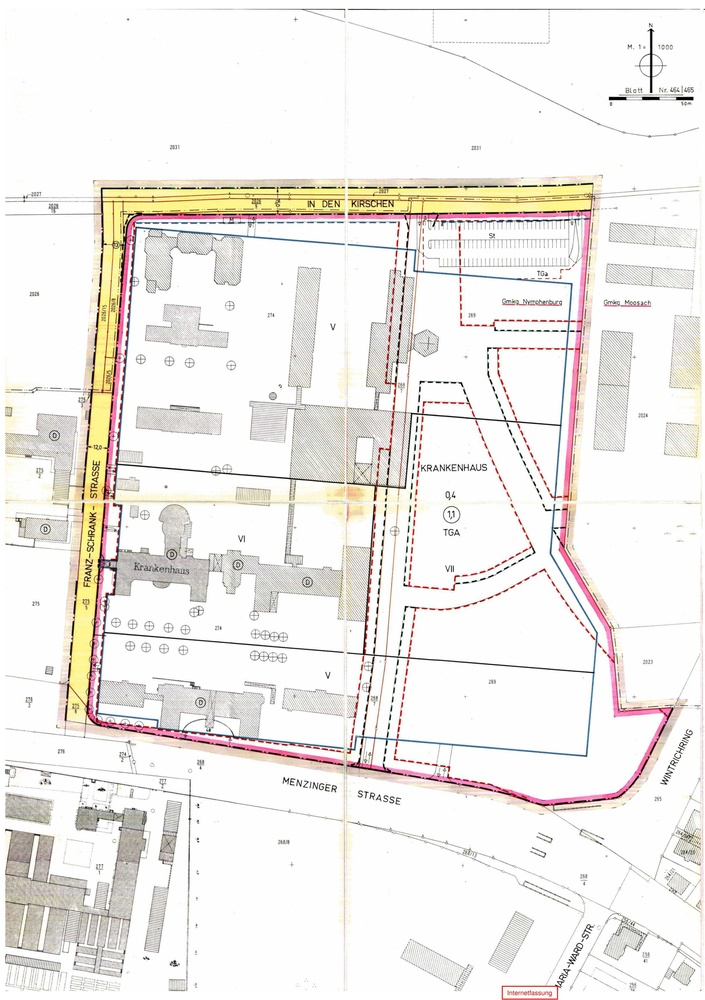
%> input picture plan.jpg, 705 x 1000 px, shrunk from 3300 x 4678 before the run
$ octave imbinarizeAndCompare.m   (GNU Octave 9; MATLAB toolbox functions it lacks are replaced by stand-ins)
%> lines starting %> are read from the running program, lines starting %| are printed output that depends on the picture; in (x1, y1, x2, y2) boxes, pixels count from 0 and x2, y2 are one past the last pixel; in counts of white or black regions, pixels touching at a corner belong together; the program's own positions count from 1
I = imread('plan.jpg');
%> I is the input picture: size 1000x705x3 uint8; mean R, G, B 240.6, 237.3, 233.6
I = rgb2gray(I);
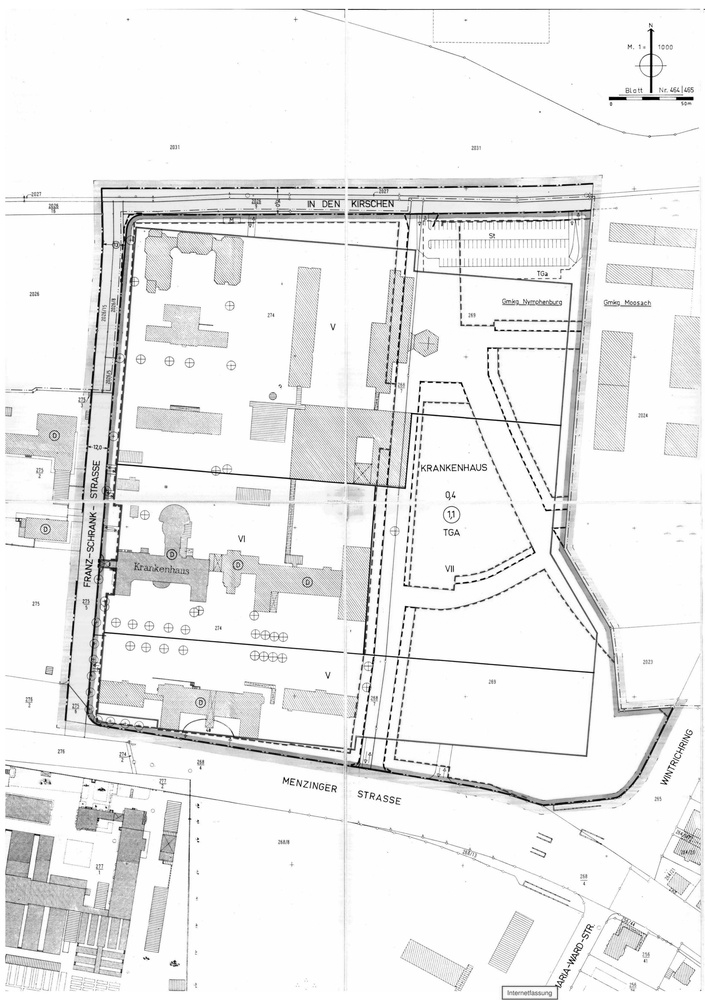
%> I: size 1000x705 uint8; min 0, max 255, mean 237.9
BW = imbinarize(I);
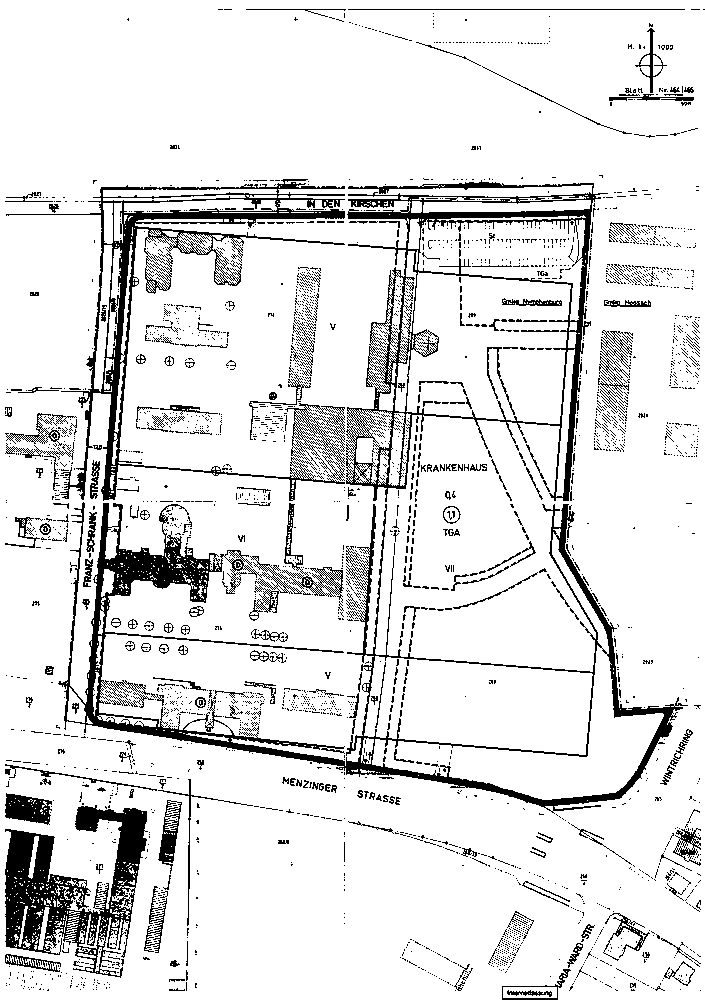
%> BW: size 1000x705 logical; 88.4% white; 2795 black regions (2562 under 20 px), largest, box (x1, y1, x2, y2) and area: (58, 502, 688, 814) 20267, (346, 180, 608, 502) 11890, (6, 179, 345, 501) 11286

figure;
imshowpair(I, BW, 'montage');
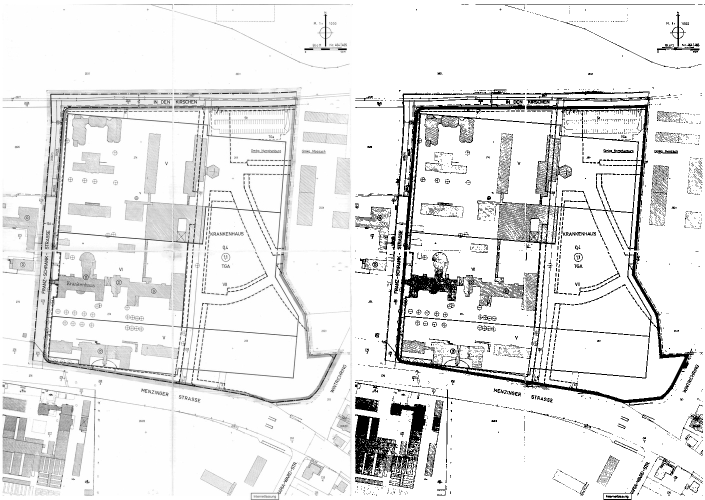
%> displayed picture: size 1000x1410, on the screen's scale of 0 to 255 (shown at 1/2 size); min 0, max 255, mean 231.6

$ run again, with circles.png saved as plan.jpg
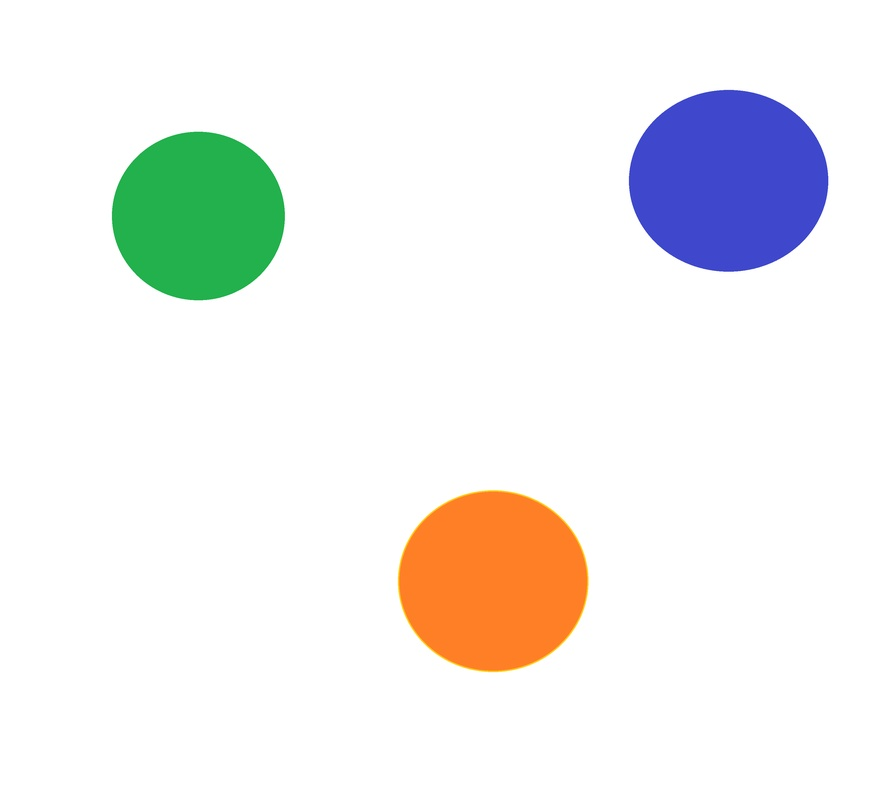
%> input picture circles.png, 891 x 792 px, shrunk from 3240 x 2880 before the run
%> I is the input picture: size 792x891x3 uint8; mean R, G, B 240.1, 240.2, 238.7
%> I: size 792x891 uint8
%> `BW = imbinarize(I);`:
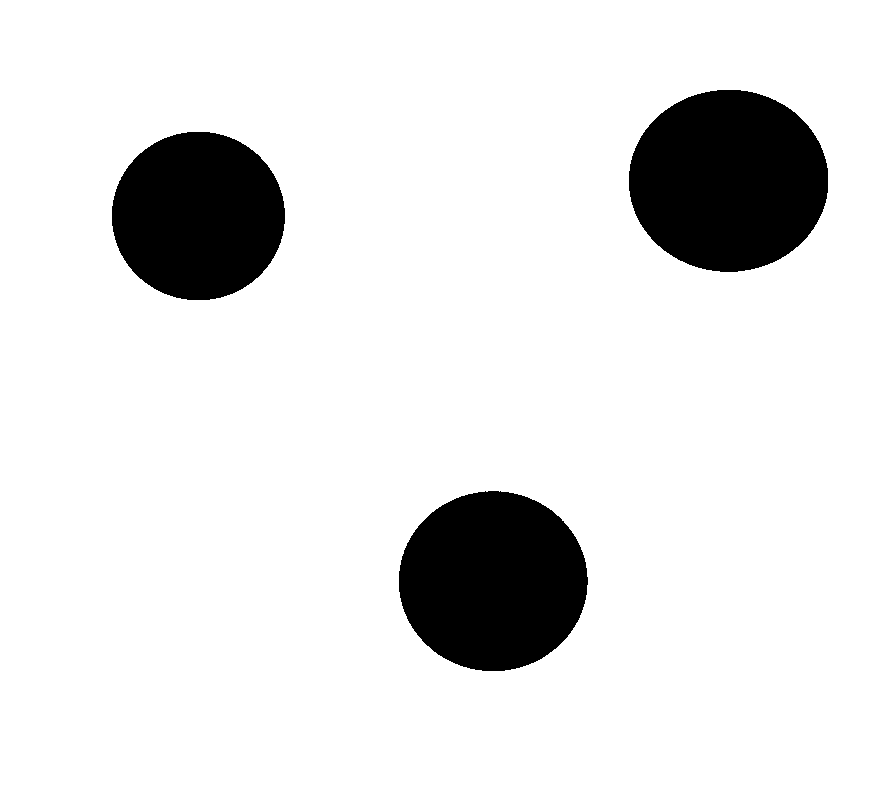
%> BW: size 792x891 logical; 88.9% white; 3 black regions, box (x1, y1, x2, y2) and area: (629, 90, 828, 272) 28522, (399, 491, 588, 671) 26645, (112, 132, 285, 300) 22896
%> `imshowpair(I, BW, 'montage');`:
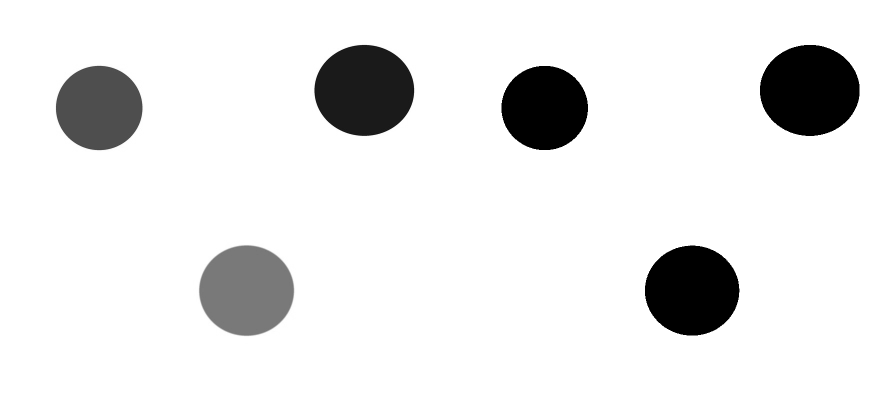
%> displayed picture: size 792x1782, on the screen's scale of 0 to 255 (shown at 1/2 size); min 0, max 255, mean 230.8
